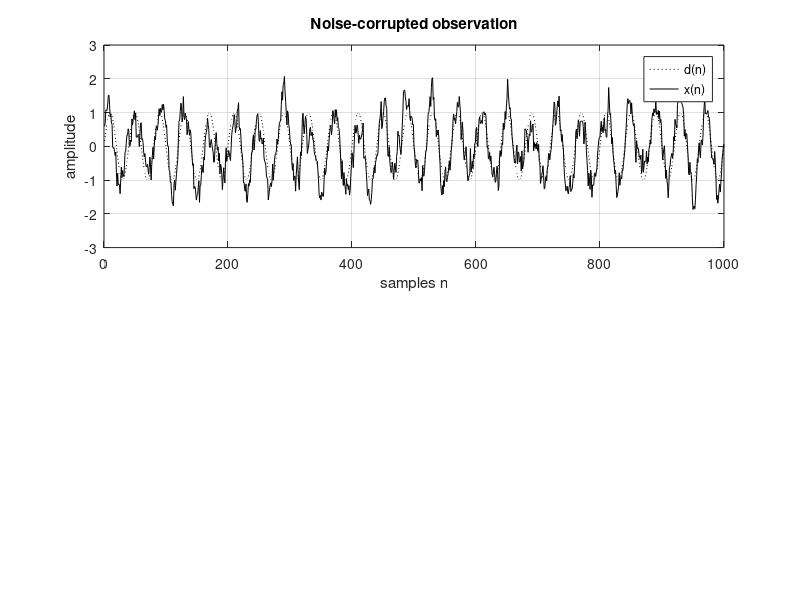
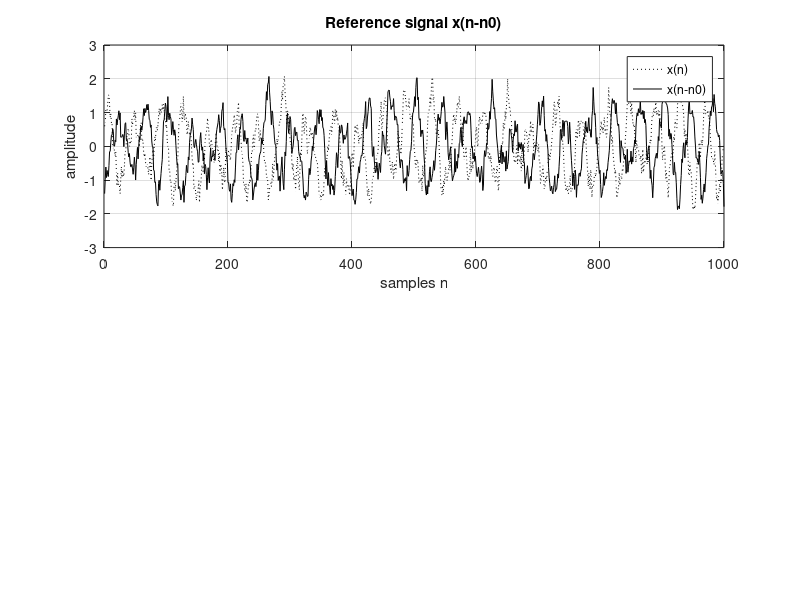
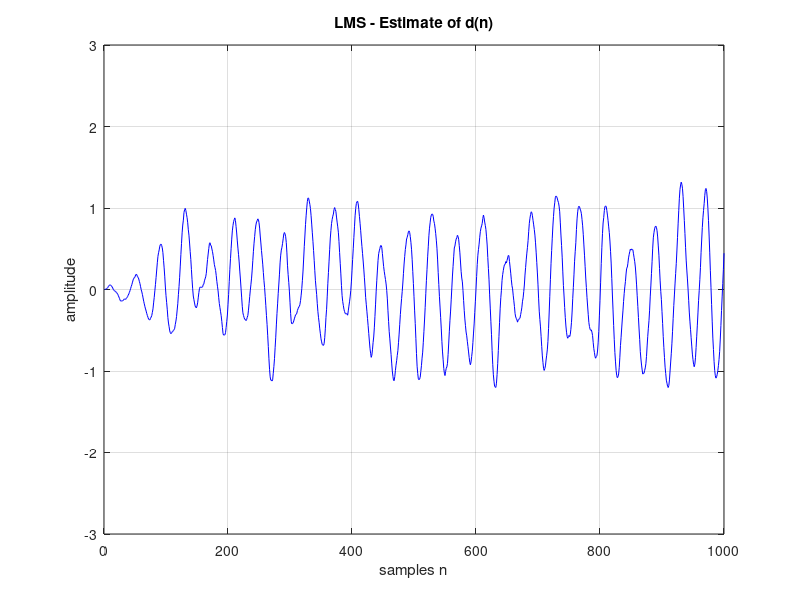
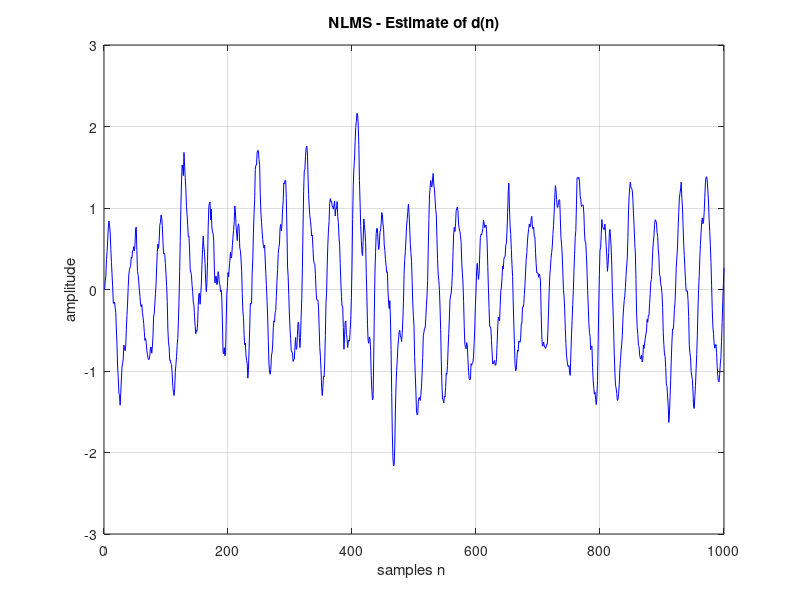

Write the MATLAB code that produced these figures, in order.
%% ------------------------------------------------------------------------
% Master Thesis -
% Implementation of adaptive filtering algorithms for noise
% cancellation
% Author: Tanja Lampl
% Task: Adaptive noise cancellation without reference signal
% Last change: 2020-04-22
%% ------------------------------------------------------------------------
clear all;
close all;
% The goal of the adaptive noise cancellation is to estimate the desired 
% signal d(n) from a noise-corrupted observation x(n) = d(n) + v1(n) 
%% Adaptive filter
N = 10000; % number of samples
R = 100; % ensemble average over 100 runs
nord = 12; % filter order
% LMS coefficients
mu = 0.002; % step size
% NLMS coefficients
beta = 0.25; % normalized step size
% RLS coefficients
delta = 0.001;
lambda = 1; % exponential weighting factor
% create arrays of all zeros
MSE_LMS = zeros(N,1);
MSE_NLMS = zeros(N,1);
LSE_RLS = zeros(N,1); 
dhat_LMS = zeros(N,1); 
dhat_NLMS = zeros(N,1); 
dhat_RLS = zeros(N,1); 
err_LMS = zeros(N,1); 
err_NLMS = zeros(N,1); 
err_RLS = zeros(N,1); 
%for r=1:R % used for computation of learning curves
 %% Noise-corrupted observation: x(n) = d(n) + v1(n)
 d = sin([1:N]*0.05*pi); % desired signal
g = randn(1,N)*0.25; % Gaussian white noise with a variance of 0.25
v1= filter(1,[1 -0.8],g); % filtered white noise
x = d + v1; % noisy process
 
 % plot of d(n) and x(n)
 figure(1)
 subplot(2,1,1)
 plot(d(1:1000),':k')
 hold on
 plot(x(1:1000),'k')
 legend("d(n)", "x(n)")
 title("Noise-corrupted observation");
 xlabel('samples n')
 ylabel('amplitude')
 axis([0 1000 -3 3])
 grid on
 
 %% Reference signal
 % Here, the reference signal v2(n) is not known.
 % In that case, it is possible to derive a reference signal by
 % delaying the noisy process x(n) = d(n) + v1(n).
 % The delayed signal x(n-n0) is used as the reference signal for
 % the canceller.
 n0 = 25; % delay of 25 samples
 len = N - n0; % reduced vector length
 x_del = zeros(N,1); % create array of all zeros
 
 % generate delayed signal
 for i = 1:len
 x_del(i) = x(i+n0);
 end
 % plot of x_del(n)
 figure(2)
 subplot(2,1,1)
 plot(x(1:1000),':k')
hold on
plot(x_del(1:1000),'k')
legend("x(n)", "x(n-n0)")
title("Reference signal x(n-n0)");
xlabel('samples n')
ylabel('amplitude')
axis([0 1000 -3 3])
grid on
% create arrays of all zeros
W_LMS = zeros(nord,1);
W_NLMS = zeros(nord,1);
W_RLS = zeros(nord,1);
U = zeros(nord,1);
P = ((1/delta)*eye(nord,nord));
for i=1:N
U = [x_del(i)
U(1:(nord-1))];
x_n = x(i);
%% LMS Algorithm
% Step 1: Filtering
y_LMS = (W_LMS'*U);
dhat_LMS(i) = (dhat_LMS(i)+y_LMS);
% Step 2: Error Estimation
E_LMS = (x_n-y_LMS);
err_LMS(i) = err_LMS(i)+E_LMS;
% Step 3: Tap-weight vector adaptation
W_LMS = (W_LMS+(mu*E_LMS*U));
%% NLMS Algorithm
% Step 1: Filtering
y_NLMS = (W_NLMS'*U);
dhat_NLMS(i) = (dhat_NLMS(i)+y_NLMS); 
% Step 2: Error Estimation
E_NLMS = (x_n-y_NLMS);
err_NLMS(i) = err_NLMS(i)+E_NLMS;
% Step 3: Tap-weight vector adaptation
W_NLMS = (W_NLMS+((beta/((norm(U)^2)))*conj(E_NLMS)*U));
%% RLS Algorithm
% Step 1: Computing the gain vector
g = (((1/lambda)*P*U)/(1+((1/lambda)*U'*P*U)));
% Step 2: Filtering
y_RLS = (W_RLS'*U);
dhat_RLS(i) = (dhat_RLS(i)+y_RLS); 
% Step 3: Error Estimation
E_RLS = (x_n-y_RLS);
err_RLS(i) = err_RLS(i)+E_RLS; 
% Step 4: Tap-weight vector adaptation
W_RLS = W_RLS+g*conj(E_RLS);
%Step 5: Correlation Update
P = (((1/(lambda))*P)-((1/lambda)*g*U'*P));
%% Error performance
MSE_LMS(i) = norm(MSE_LMS(i)+(abs(E_LMS)^2));
MSE_NLMS(i) = norm(MSE_NLMS(i)+(abs(E_NLMS)^2));
LSE_RLS(i) = norm(LSE_RLS(i)+(abs(E_RLS)^2));
end
%end
%% Error performance
MSE_LMS = MSE_LMS/R;
MSE_NLMS = MSE_NLMS/R;
LSE_RLS = LSE_RLS/R;
% plot estimate of d(n)
figure(3)
plot(dhat_LMS(1:1000),'b');
title("LMS - Estimate of d(n)");
xlabel('samples n')
ylabel('amplitude')
axis([0 1000 -3 3])
grid on
figure(4)
plot(dhat_NLMS(1:1000),'b');
title("NLMS - Estimate of d(n)");
xlabel('samples n ')
ylabel('amplitude')
axis([0 1000 -3 3])
grid on
figure(5)
plot(dhat_RLS(1:1000),'b');
title("RLS - Estimate of d(n)");
xlabel('samples n')
ylabel('amplitude')
axis([0 1000 -3 3])
grid on
%% Result of adaptive noise cancellation
figure(6)
plot(dhat_LMS,':k');
hold on
plot(dhat_NLMS,'k');
hold on
plot(dhat_RLS,'--k');
legend("dhat(n) LMS", "dhat(n) NMLS","dhat(n) RLS");
hold off
title("Result of adaptive noise cancellation")
xlabel('samples n')
ylabel('amplitude')
axis([0 1000 -3 3]);
grid on;
%% Plot learning curves
figure(10) 
plot(MSE_LMS(1:1000),':k')
ylabel('ensemble-average squared error')
xlabel('number of iterations')
title('LMS - Convergence rate ')
axis([0 1000 0 1])
grid on
figure(11) 
plot(MSE_NLMS(1:1000),':k')
ylabel('ensemble-average squared error')
xlabel('number of iterations')
title('NLMS- Convergence rate ')
axis([0 1000 0 1])
grid on
figure(12) 
plot(LSE_RLS(1:1000),':k')
ylabel('ensemble-average squared error')
xlabel('number of iterations')
title('RLS - Convergence rate ')
axis([0 1000 0 1])
grid on